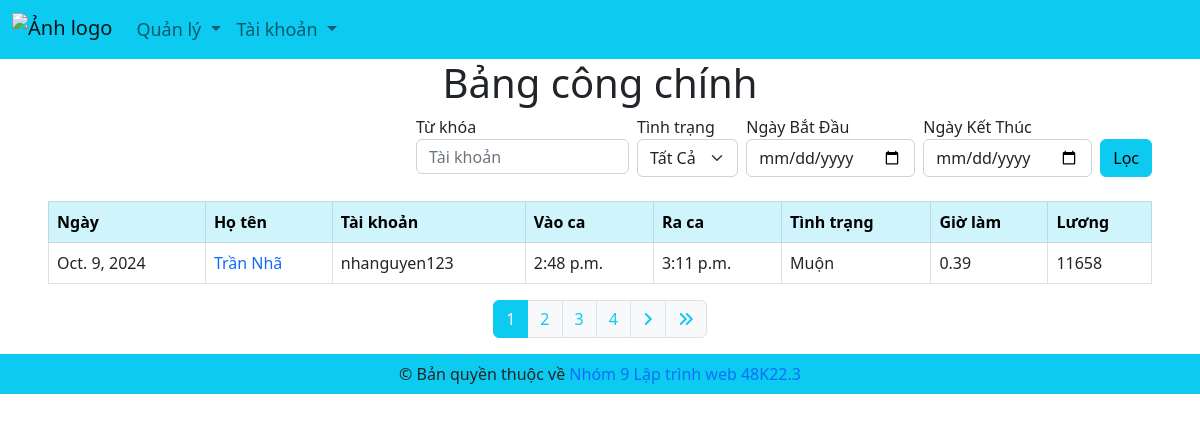
The app's page /management/sheet/ (signed in), older data.
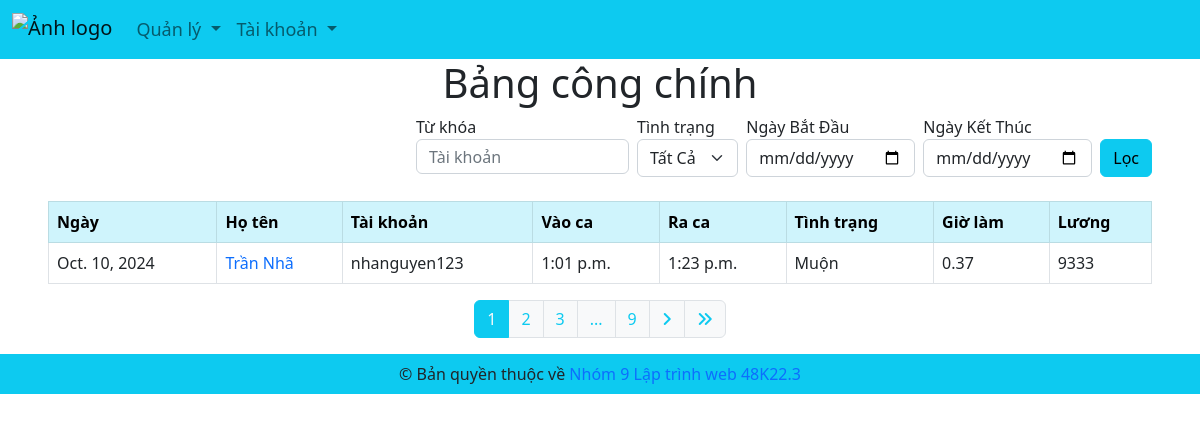
The same page, newer data.
### myapp/models.py (models this page shows, shortened)
class Sheet(models.Model):
    user=models.ForeignKey(User,on_delete=models.CASCADE)
    date=models.DateField()
    checkin=models.TimeField()
    checkout=models.TimeField(blank=True, null=True)
    work_hour=models.DecimalField(max_digits=5, decimal_places=2, blank=True, null=True)
    salary=models.DecimalField(max_digits=10, decimal_places=0, blank=True, null=True)
    status=models.CharField(max_length=20, choices=[('Đúng Giờ', 'Đúng Giờ'), ('Muộn', 'Muộn')], default='Đúng Giờ')

### management/views.py (the view)
# urls.py: path('sheet/', views.main_sheet, name='main-sheet')
def main_sheet(request):
  if request.user.is_superuser:
    title = 'Bảng công'
    sheets = Sheet.objects.all().order_by('-date')
    keyword = request.GET.get('keyword', '')
    status = request.GET.get('status', '')
    start_date = request.GET.get('start-date', '')
    end_date = request.GET.get('end-date', '')
    if keyword:
      sheets = sheets.filter(user__username__icontains=keyword)
    if status:
      sheets = sheets.filter(status=status)
    if start_date and end_date:
      sheets = sheets.filter(date__range=[start_date, end_date])
    elif start_date:
      sheets = sheets.filter(date__range=[start_date, datetime.now().date()])
    elif end_date:
      sheets = sheets.filter(date__range=[datetime.now().date(), end_date])
    paginator = Paginator(sheets, 1)
    page_number = request.GET.get('page', '')
    try:
      page_obj = paginator.get_page(page_number)
    except PageNotAnInteger:
      page_obj = paginator.page(1)
    except EmptyPage:
      page_obj = paginator.page(paginator.num_pages)
    query_params = request.GET.copy()
    if 'page' in query_params:
      query_params.pop('page')
    context = {'title': title,
               'keyword': keyword,
               'start_date': start_date,
               'end_date': end_date,
               'status': status,
               'page_obj': page_obj,
               'query_params': query_params.urlencode()}
    return render(request, 'pages/main_sheet.html', context)
  else:
    messages.warning(request, 'Không có quyền truy cập')
    return redirect('/')

### templates/pages/main_sheet.html
{% extends '../layouts/base.html' %}
{% block main %}
<h1 style="text-align: center;">Bảng công chính</h1>
{% include 'partials/filter_sheet.html' %}
<br>
<table class="table table-hover table-bordered">
  <thead class="table-info">
    <tr>
      <th scope="col">Ngày</th>
      <th scope="col">Họ tên</th>
      <th scope="col">Tài khoản</th>
      <th scope="col">Vào ca</th>
      <th scope="col">Ra ca</th>
      <th scope="col">Tình trạng</th>
      <th scope="col">Giờ làm</th>
      <th scope="col">Lương</th>
    </tr>
  </thead>
  <tbody>
    {% for sheet in page_obj %}
    <tr>
      <td>{{ sheet.date }}</td>
      <td><a href="/profile/{{sheet.user.username}}/" style="text-decoration: none;">{{ sheet.user.first_name }} {{ sheet.user.last_name }}</a></td>
      <td>{{ sheet.user.username }}</td>
      <td>{{ sheet.checkin }}</td>
      <td>{{ sheet.checkout }}</td>
      <td>{{ sheet.status }}</td>
      <td>{{ sheet.work_hour }}</td>
      <td>{{ sheet.salary }}</td>
    </tr>
    {% endfor %}
  </tbody>
</table>
{% include 'partials/paginator.html' %}
{% endblock %}

### templates/layouts/base.html (shortened to what this page needs)
{% load static %}
<!DOCTYPE html>
<html lang="en">
<head>
    <link rel="stylesheet" href="https://cdnjs.cloudflare.com/ajax/libs/font-awesome/6.5.2/css/all.min.css"/>
    <link href="https://cdn.jsdelivr.net/npm/bootstrap@5.2.3/dist/css/bootstrap.min.css" rel="stylesheet">
</head>
<body>
    {% include '../partials/header.html' %}
    <main class="ms-5 me-5">
        {% block main %}
        {% endblock %}
    </main>
    {% include '../partials/footer.html' %}
</body>
</html>

### templates/partials/header.html (shortened to what this page needs)
<nav class="navbar navbar-expand-lg bg-info">
  <div class="container-fluid">
    <a class="navbar-brand" href="/" style="padding-top: 0;">
      <img src="https://tabalooutdoor.com.vn/wp-content/uploads/2022/03/IMG_1071-e1647157264368.png" height="50px" alt="Ảnh logo">
    </a>
    <div class="collapse navbar-collapse" id="navbarNavDropdown">
      <ul class="navbar-nav">
        {%if request.user.is_superuser %}
        <li class="nav-item dropdown">
          <a class="nav-link dropdown-toggle" href="#" role="button" data-bs-toggle="dropdown" aria-expanded="false" style="font-size: 18px;">
            Quản lý
          </a>
        </li>
        {% endif %}
        <li class="nav-item dropdown">
          <a class="nav-link dropdown-toggle" href="#" role="button" data-bs-toggle="dropdown" aria-expanded="false" style="font-size: 18px;">
            Tài khoản
          </a>
        </li>
      </ul>
    </div>
  </div>
</nav>

### templates/partials/filter_sheet.html (shortened to what this page needs)
<div class="col-12 d-flex justify-content-end">
  <form action="" class="col-8 d-flex gap-2 justify-content-end">
    <div>
      <label for="keyword">Từ khóa</label>
      <input class="form-control" id="keyword" type="text" placeholder="Tài khoản" value="{{ keyword }}" name="keyword" style="height: 35.35px;">
    </div>
    <div>
      <label for="select-status">Tình trạng</label><br>
      <select id="select-status" name="status" class="form-select" style="cursor: pointer;" aria-label="Default select example">
        <option value="">Tất Cả</option>
      </select>
    </div>
    <div>
      <label for="start-date">Ngày Bắt Đầu</label><br>
      <input type="date" name="start-date" id="start-date" class="form-control" style="cursor: pointer;" value="{% if start_date %}{{ start_date }}{% endif %}">
    </div>
    <div>
      <label for="end_date">Ngày Kết Thúc</label><br>
      <input type="date" name="end-date" id="end_date" class="form-control" style="cursor: pointer;" value="{% if end_date %}{{ end_date }}{% endif %}">
    </div>
    <button type="submit" class="btn btn-info mt-4">Lọc</button>
  </form>
</div>

### templates/partials/paginator.html (shortened to what this page needs)
{% if page_obj.paginator.num_pages > 1 %}
<nav aria-label="..." class="d-flex justify-content-center">
  <ul class="pagination">
    {% for num in page_obj.paginator.page_range %}
      {% if num < page_obj.number|add:"-3" or num > page_obj.number|add:"2" %}
        {% if num == page_obj.paginator.page_range|last %}
          <li class="page-item">
            <a class="page-link text-info bg-light" href="?{% if query_params %}{{query_params}}&{% endif %}page={{ num }}"> {{ num }} </a>
          </li>
        {% elif num == page_obj.number|add:"3" %}
          <li class="page-item disabled">
            <span class="page-link text-info bg-light">...</span>
          </li>
        {% endif %}
      {% else %}
        <li class="page-item {% if page_obj.number == num %}active{% endif %}">
          <a class="page-link {% if page_obj.number == num %}text-light bg-info border-info{% else %}text-info bg-light{% endif %}" href="?{% if query_params %}{{query_params}}&{% endif %}page={{ num }}">{{ num }}</a>
        </li>
      {% endif %}
    {% endfor %}
    {% if page_obj.has_next %}
    <li class="page-item">
      <a class="page-link text-info bg-light" href="?{% if query_params %}{{ query_params }}&{% endif %}page={{ page_obj.next_page_number }}">
        <i class="fa-solid fa-angle-right"></i>
      </a>
    </li>
    <li class="page-item">
      <a class="page-link text-info bg-light" href="?{% if query_params %}{{ query_params }}&{% endif %}page={{ page_obj.paginator.num_pages }}">
        <i class="fa-solid fa-angles-right"></i>
      </a>
    </li>
    {% endif %}
  </ul>
</nav>
{% endif %}

### templates/partials/footer.html
<nav class="navbar navbar-expand-lg bg-info">
  <div class="container-fluid d-flex justify-content-center">
    <span>© Bản quyền thuộc về <a href="/" style="text-decoration: none;"> Nhóm 9 Lập trình web 48K22.3</a></span>
  </div>
</nav>

Row changes from the older to the newer data that the page shows:
no longer on this page (row edited): Sheet: date "Oct. 9, 2024", user.first_name "Trần", user.last_name "Nhã", user.username "nhanguyen123", checkin "2:48 p.m.", checkout "3:11 p.m.", status "Muộn", work_hour "0.39", salary "11658"
added Sheet: date "Oct. 10, 2024", user.first_name "Trần", user.last_name "Nhã", user.username "nhanguyen123", checkin "1:01 p.m.", checkout "1:23 p.m.", status "Muộn", work_hour "0.37", salary "9333"
Text that changed along with them:
new list line: "9"
list line gone: "4"
